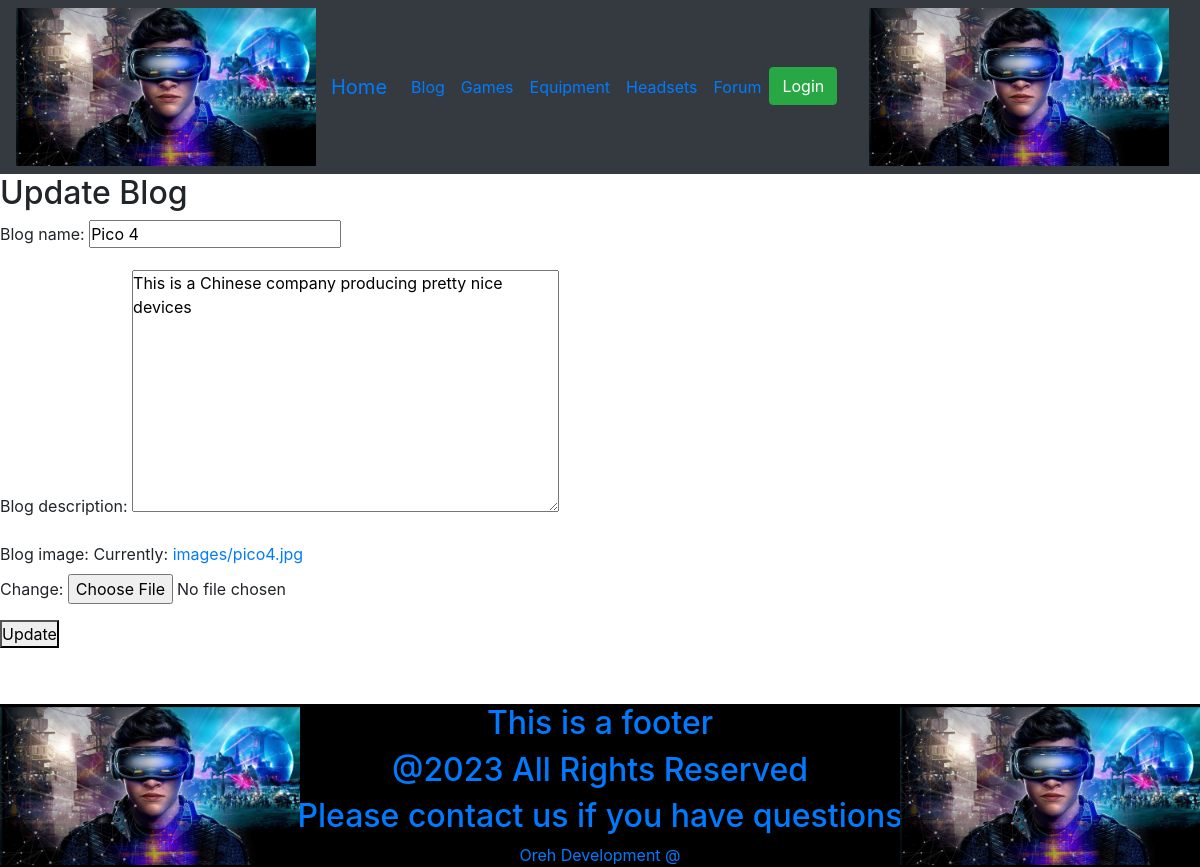
The app's page /blog_update/8 with its own data.
### social/models.py (models this page shows, shortened)
class Blog(models.Model):
    blog_name = models.CharField(max_length=100, blank=False)
    blog_description = models.TextField(max_length=800, blank=False)
    blog_image = models.ImageField(upload_to='images/')

### social/views.py (the view)
# urls.py: path('blog_update/<int:pk>', BlogUpdate.as_view(), name='blog_update'),
class BlogUpdate(UpdateView):
    model = Blog
    fields = ['blog_name', 'blog_description', 'blog_image']
    template_name = 'blog_update.html'
    success_url = reverse_lazy('blog')

### templates/blog_update.html (shortened to what this page needs)
{% extends "main.html" %}
{% block content %}
  <h2>Update Blog</h2>
  <form method="post">
    {{ form.as_p }}
    <button type="submit">Update</button>
  </form>
{% endblock %}

### static/css/main.css (style rules this page uses)
* { margin: 0; padding: 0; }
html { background: url(https://dl.dropboxusercontent.com/u/159328383/background.jpg) no-repeat center center fixed; -webkit-background-size: cover; -moz-background-size: cover; -o-background-size: cover; background-size: cover; }
body, input, button { font-family: 'Source Sans Pro', sans-serif; }

### records on screen
Blog: blog_name "Pico 4", blog_description "This is a Chinese company producing pretty nice devices"
